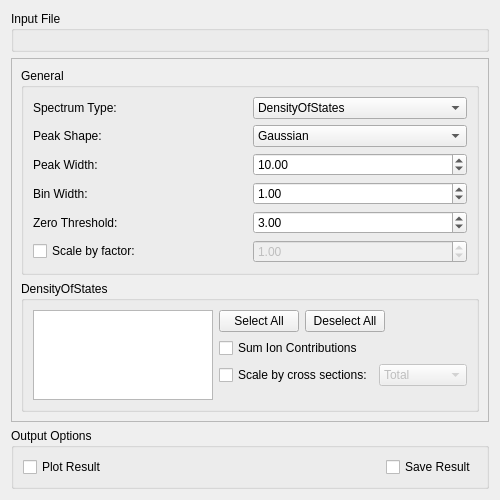
<?xml version="1.0" encoding="UTF-8"?>
<ui version="4.0">
 <class>DensityOfStates</class>
 <widget class="QWidget" name="DensityOfStates">
  <property name="geometry">
   <rect>
    <x>0</x>
    <y>0</y>
    <width>500</width>
    <height>500</height>
   </rect>
  </property>
  <property name="windowTitle">
   <string>Form</string>
  </property>
  <layout class="QVBoxLayout" name="verticalLayout">
   <item>
    <widget class="QGroupBox" name="gbInputFile">
     <property name="title">
      <string>Input File</string>
     </property>
     <layout class="QGridLayout" name="gridLayout">
      <item row="0" column="0">
       <widget class="MantidQt::MantidWidgets::MWRunFiles" name="mwInputFile" native="true">
        <property name="sizePolicy">
         <sizepolicy hsizetype="Preferred" vsizetype="Fixed">
          <horstretch>0</horstretch>
          <verstretch>0</verstretch>
         </sizepolicy>
        </property>
        <property name="label" stdset="0">
         <string/>
        </property>
        <property name="fileExtensions" stdset="0">
         <stringlist>
          <string>.phonon</string>
          <string>.castep</string>
         </stringlist>
        </property>
        <property name="multipleFiles" stdset="0">
         <bool>false</bool>
        </property>
       </widget>
      </item>
     </layout>
    </widget>
   </item>
   <item>
    <widget class="QScrollArea" name="saOptions">
     <property name="widgetResizable">
      <bool>true</bool>
     </property>
     <widget class="QWidget" name="scrollAreaWidgetContents">
      <property name="geometry">
       <rect>
        <x>0</x>
        <y>0</y>
        <width>478</width>
        <height>372</height>
       </rect>
      </property>
      <layout class="QVBoxLayout" name="verticalLayout_3">
       <item>
        <widget class="QGroupBox" name="gbGeneralOptions">
         <property name="title">
          <string>General</string>
         </property>
         <layout class="QGridLayout" name="gridLayout_5">
          <item row="2" column="0">
           <widget class="QLabel" name="lbPeakWidth">
            <property name="text">
             <string>Peak Width:</string>
            </property>
           </widget>
          </item>
          <item row="0" column="1">
           <widget class="QComboBox" name="cbSpectrumType">
            <property name="toolTip">
             <string>&lt;html&gt;&lt;head/&gt;&lt;body&gt;&lt;p&gt;Select type of intensities to extract from file.&lt;/p&gt;&lt;/body&gt;&lt;/html&gt;</string>
            </property>
            <item>
             <property name="text">
              <string>DensityOfStates</string>
             </property>
            </item>
            <item>
             <property name="text">
              <string>IR</string>
             </property>
            </item>
            <item>
             <property name="text">
              <string>Raman</string>
             </property>
            </item>
           </widget>
          </item>
          <item row="1" column="0">
           <widget class="QLabel" name="lbPeakShape">
            <property name="text">
             <string>Peak Shape:</string>
            </property>
           </widget>
          </item>
          <item row="1" column="1">
           <widget class="QComboBox" name="cbPeakShape">
            <property name="toolTip">
             <string>&lt;html&gt;&lt;head/&gt;&lt;body&gt;&lt;p&gt;Shape of peaks to fit.&lt;/p&gt;&lt;/body&gt;&lt;/html&gt;</string>
            </property>
            <item>
             <property name="text">
              <string>Gaussian</string>
             </property>
            </item>
            <item>
             <property name="text">
              <string>Lorentzian</string>
             </property>
            </item>
           </widget>
          </item>
          <item row="2" column="1">
           <widget class="QDoubleSpinBox" name="spPeakWidth">
            <property name="toolTip">
             <string>&lt;html&gt;&lt;head/&gt;&lt;body&gt;&lt;p&gt;FWHM to broaden peaks by.&lt;/p&gt;&lt;/body&gt;&lt;/html&gt;</string>
            </property>
            <property name="maximum">
             <double>1000.000000000000000</double>
            </property>
            <property name="singleStep">
             <double>0.100000000000000</double>
            </property>
            <property name="value">
             <double>10.000000000000000</double>
            </property>
           </widget>
          </item>
          <item row="3" column="1">
           <widget class="QDoubleSpinBox" name="spBinWidth">
            <property name="toolTip">
             <string>&lt;html&gt;&lt;head/&gt;&lt;body&gt;&lt;p&gt;Width of bins to use for histogram rebinning (in eV or cm&lt;span style=&quot; vertical-align:super;&quot;&gt;-1&lt;/span&gt;).&lt;/p&gt;&lt;/body&gt;&lt;/html&gt;</string>
            </property>
            <property name="maximum">
             <double>1000.000000000000000</double>
            </property>
            <property name="singleStep">
             <double>0.100000000000000</double>
            </property>
            <property name="value">
             <double>1.000000000000000</double>
            </property>
           </widget>
          </item>
          <item row="3" column="0">
           <widget class="QLabel" name="lbBinWidth">
            <property name="text">
             <string>Bin Width:</string>
            </property>
           </widget>
          </item>
          <item row="0" column="0">
           <widget class="QLabel" name="lbSpectrumType">
            <property name="text">
             <string>Spectrum Type:</string>
            </property>
           </widget>
          </item>
          <item row="4" column="0">
           <widget class="QLabel" name="lbZeroThreshold">
            <property name="text">
             <string>Zero Threshold:</string>
            </property>
           </widget>
          </item>
          <item row="4" column="1">
           <widget class="QDoubleSpinBox" name="spZeroThreshold">
            <property name="toolTip">
             <string>&lt;html&gt;&lt;head/&gt;&lt;body&gt;&lt;p&gt;Threshold intensity at below which to ignore frequencies.&lt;/p&gt;&lt;/body&gt;&lt;/html&gt;</string>
            </property>
            <property name="maximum">
             <double>1000.000000000000000</double>
            </property>
            <property name="singleStep">
             <double>0.100000000000000</double>
            </property>
            <property name="value">
             <double>3.000000000000000</double>
            </property>
           </widget>
          </item>
          <item row="5" column="1">
           <widget class="QDoubleSpinBox" name="spScale">
            <property name="enabled">
             <bool>false</bool>
            </property>
            <property name="toolTip">
             <string>&lt;html&gt;&lt;head/&gt;&lt;body&gt;&lt;p&gt;Factor by which to scale result.&lt;/p&gt;&lt;/body&gt;&lt;/html&gt;</string>
            </property>
            <property name="maximum">
             <double>1000.000000000000000</double>
            </property>
            <property name="singleStep">
             <double>0.100000000000000</double>
            </property>
            <property name="value">
             <double>1.000000000000000</double>
            </property>
           </widget>
          </item>
          <item row="5" column="0">
           <widget class="QCheckBox" name="ckScale">
            <property name="toolTip">
             <string>&lt;html&gt;&lt;head/&gt;&lt;body&gt;&lt;p&gt;Toggle result scaling.&lt;/p&gt;&lt;/body&gt;&lt;/html&gt;</string>
            </property>
            <property name="text">
             <string>Scale by factor:</string>
            </property>
           </widget>
          </item>
         </layout>
        </widget>
       </item>
       <item>
        <widget class="QStackedWidget" name="swOptions">
         <property name="sizePolicy">
          <sizepolicy hsizetype="Preferred" vsizetype="Preferred">
           <horstretch>0</horstretch>
           <verstretch>0</verstretch>
          </sizepolicy>
         </property>
         <property name="currentIndex">
          <number>0</number>
         </property>
         <widget class="QWidget" name="pgDOS">
          <layout class="QGridLayout" name="gridLayout_2">
           <property name="margin">
            <number>0</number>
           </property>
           <item row="0" column="0">
            <widget class="QGroupBox" name="gbDOS">
             <property name="sizePolicy">
              <sizepolicy hsizetype="Preferred" vsizetype="Preferred">
               <horstretch>0</horstretch>
               <verstretch>0</verstretch>
              </sizepolicy>
             </property>
             <property name="baseSize">
              <size>
               <width>0</width>
               <height>60</height>
              </size>
             </property>
             <property name="title">
              <string>DensityOfStates</string>
             </property>
             <layout class="QGridLayout" name="gridLayout_7">
              <item row="0" column="0">
               <widget class="QListWidget" name="lwIons">
                <property name="sizePolicy">
                 <sizepolicy hsizetype="Preferred" vsizetype="Expanding">
                  <horstretch>0</horstretch>
                  <verstretch>0</verstretch>
                 </sizepolicy>
                </property>
                <property name="baseSize">
                 <size>
                  <width>0</width>
                  <height>50</height>
                 </size>
                </property>
               </widget>
              </item>
              <item row="0" column="1">
               <layout class="QGridLayout" name="gridLayout_8">
                <item row="3" column="0">
                 <widget class="QCheckBox" name="ckCrossSectionScale">
                  <property name="text">
                   <string>Scale by cross sections:</string>
                  </property>
                 </widget>
                </item>
                <item row="1" column="0" colspan="2">
                 <layout class="QHBoxLayout" name="horizontalLayout_3">
                  <item>
                   <widget class="QPushButton" name="pbSelectAllIons">
                    <property name="sizePolicy">
                     <sizepolicy hsizetype="Fixed" vsizetype="Fixed">
                      <horstretch>0</horstretch>
                      <verstretch>0</verstretch>
                     </sizepolicy>
                    </property>
                    <property name="toolTip">
                     <string>&lt;html&gt;&lt;head/&gt;&lt;body&gt;&lt;p&gt;Add all ions to partial DoS.&lt;/p&gt;&lt;/body&gt;&lt;/html&gt;</string>
                    </property>
                    <property name="text">
                     <string>Select All</string>
                    </property>
                   </widget>
                  </item>
                  <item>
                   <widget class="QPushButton" name="pbDeselectAllIons">
                    <property name="sizePolicy">
                     <sizepolicy hsizetype="Fixed" vsizetype="Fixed">
                      <horstretch>0</horstretch>
                      <verstretch>0</verstretch>
                     </sizepolicy>
                    </property>
                    <property name="toolTip">
                     <string>&lt;html&gt;&lt;head/&gt;&lt;body&gt;&lt;p&gt;Remove all ions from partial DoS.&lt;/p&gt;&lt;/body&gt;&lt;/html&gt;</string>
                    </property>
                    <property name="text">
                     <string>Deselect All</string>
                    </property>
                   </widget>
                  </item>
                  <item>
                   <spacer name="horizontalSpacer">
                    <property name="orientation">
                     <enum>Qt::Horizontal</enum>
                    </property>
                    <property name="sizeHint" stdset="0">
                     <size>
                      <width>40</width>
                      <height>20</height>
                     </size>
                    </property>
                   </spacer>
                  </item>
                 </layout>
                </item>
                <item row="3" column="1">
                 <widget class="QComboBox" name="cbCrossSectionScale">
                  <property name="enabled">
                   <bool>false</bool>
                  </property>
                  <item>
                   <property name="text">
                    <string>Total</string>
                   </property>
                  </item>
                  <item>
                   <property name="text">
                    <string>Incoherent</string>
                   </property>
                  </item>
                  <item>
                   <property name="text">
                    <string>Coherent</string>
                   </property>
                  </item>
                 </widget>
                </item>
                <item row="2" column="0" colspan="2">
                 <widget class="QCheckBox" name="ckSumContributions">
                  <property name="toolTip">
                   <string>&lt;html&gt;&lt;head/&gt;&lt;body&gt;&lt;p&gt;Sum contributions from selected ions.&lt;/p&gt;&lt;/body&gt;&lt;/html&gt;</string>
                  </property>
                  <property name="text">
                   <string>Sum Ion Contributions</string>
                  </property>
                 </widget>
                </item>
                <item row="4" column="0" colspan="2">
                 <spacer name="verticalSpacer">
                  <property name="orientation">
                   <enum>Qt::Vertical</enum>
                  </property>
                  <property name="sizeHint" stdset="0">
                   <size>
                    <width>20</width>
                    <height>40</height>
                   </size>
                  </property>
                 </spacer>
                </item>
               </layout>
              </item>
             </layout>
            </widget>
           </item>
          </layout>
         </widget>
         <widget class="QWidget" name="pgIR">
          <property name="sizePolicy">
           <sizepolicy hsizetype="Preferred" vsizetype="Preferred">
            <horstretch>0</horstretch>
            <verstretch>0</verstretch>
           </sizepolicy>
          </property>
          <layout class="QGridLayout" name="gridLayout_3">
           <property name="margin">
            <number>0</number>
           </property>
          </layout>
         </widget>
         <widget class="QWidget" name="pgRaman">
          <layout class="QGridLayout" name="gridLayout_4">
           <property name="margin">
            <number>0</number>
           </property>
           <item row="0" column="0">
            <widget class="QGroupBox" name="gbRaman">
             <property name="sizePolicy">
              <sizepolicy hsizetype="Preferred" vsizetype="Preferred">
               <horstretch>0</horstretch>
               <verstretch>0</verstretch>
              </sizepolicy>
             </property>
             <property name="title">
              <string>Raman</string>
             </property>
             <layout class="QGridLayout" name="gridLayout_6">
              <item row="0" column="0">
               <widget class="QLabel" name="lbTemperature">
                <property name="text">
                 <string>Temperature:</string>
                </property>
               </widget>
              </item>
              <item row="0" column="1">
               <widget class="QDoubleSpinBox" name="spTemperature">
                <property name="suffix">
                 <string> K</string>
                </property>
                <property name="maximum">
                 <double>1000.000000000000000</double>
                </property>
                <property name="singleStep">
                 <double>10.000000000000000</double>
                </property>
                <property name="value">
                 <double>300.000000000000000</double>
                </property>
               </widget>
              </item>
             </layout>
            </widget>
           </item>
           <item row="1" column="0">
            <spacer name="verticalSpacer_4">
             <property name="orientation">
              <enum>Qt::Vertical</enum>
             </property>
             <property name="sizeHint" stdset="0">
              <size>
               <width>20</width>
               <height>40</height>
              </size>
             </property>
            </spacer>
           </item>
          </layout>
         </widget>
        </widget>
       </item>
      </layout>
     </widget>
    </widget>
   </item>
   <item>
    <widget class="QGroupBox" name="gbOutput">
     <property name="sizePolicy">
      <sizepolicy hsizetype="Preferred" vsizetype="Fixed">
       <horstretch>0</horstretch>
       <verstretch>0</verstretch>
      </sizepolicy>
     </property>
     <property name="title">
      <string>Output Options</string>
     </property>
     <layout class="QHBoxLayout" name="horizontalLayout">
      <item>
       <widget class="QCheckBox" name="ckPlot">
        <property name="enabled">
         <bool>true</bool>
        </property>
        <property name="text">
         <string>Plot Result</string>
        </property>
       </widget>
      </item>
      <item>
       <spacer name="spOutput">
        <property name="orientation">
         <enum>Qt::Horizontal</enum>
        </property>
        <property name="sizeHint" stdset="0">
         <size>
          <width>40</width>
          <height>20</height>
         </size>
        </property>
       </spacer>
      </item>
      <item>
       <widget class="QCheckBox" name="ckSave">
        <property name="text">
         <string>Save Result</string>
        </property>
       </widget>
      </item>
     </layout>
    </widget>
   </item>
  </layout>
 </widget>
 <customwidgets>
  <customwidget>
   <class>MantidQt::MantidWidgets::MWRunFiles</class>
   <extends>QWidget</extends>
   <header>MantidQtMantidWidgets/MWRunFiles.h</header>
  </customwidget>
 </customwidgets>
 <tabstops>
  <tabstop>mwInputFile</tabstop>
  <tabstop>ckPlot</tabstop>
  <tabstop>ckSave</tabstop>
 </tabstops>
 <resources/>
 <connections>
  <connection>
   <sender>ckScale</sender>
   <signal>toggled(bool)</signal>
   <receiver>spScale</receiver>
   <slot>setEnabled(bool)</slot>
   <hints>
    <hint type="sourcelabel">
     <x>119</x>
     <y>237</y>
    </hint>
    <hint type="destinationlabel">
     <x>324</x>
     <y>238</y>
    </hint>
   </hints>
  </connection>
  <connection>
   <sender>cbSpectrumType</sender>
   <signal>currentIndexChanged(int)</signal>
   <receiver>swOptions</receiver>
   <slot>setCurrentIndex(int)</slot>
   <hints>
    <hint type="sourcelabel">
     <x>348</x>
     <y>99</y>
    </hint>
    <hint type="destinationlabel">
     <x>241</x>
     <y>369</y>
    </hint>
   </hints>
  </connection>
  <connection>
   <sender>pbSelectAllIons</sender>
   <signal>clicked()</signal>
   <receiver>lwIons</receiver>
   <slot>selectAll()</slot>
   <hints>
    <hint type="sourcelabel">
     <x>334</x>
     <y>301</y>
    </hint>
    <hint type="destinationlabel">
     <x>158</x>
     <y>346</y>
    </hint>
   </hints>
  </connection>
  <connection>
   <sender>pbDeselectAllIons</sender>
   <signal>clicked()</signal>
   <receiver>lwIons</receiver>
   <slot>clearSelection()</slot>
   <hints>
    <hint type="sourcelabel">
     <x>421</x>
     <y>301</y>
    </hint>
    <hint type="destinationlabel">
     <x>158</x>
     <y>346</y>
    </hint>
   </hints>
  </connection>
  <connection>
   <sender>ckCrossSectionScale</sender>
   <signal>toggled(bool)</signal>
   <receiver>cbCrossSectionScale</receiver>
   <slot>setEnabled(bool)</slot>
   <hints>
    <hint type="sourcelabel">
     <x>280</x>
     <y>357</y>
    </hint>
    <hint type="destinationlabel">
     <x>418</x>
     <y>358</y>
    </hint>
   </hints>
  </connection>
 </connections>
</ui>
